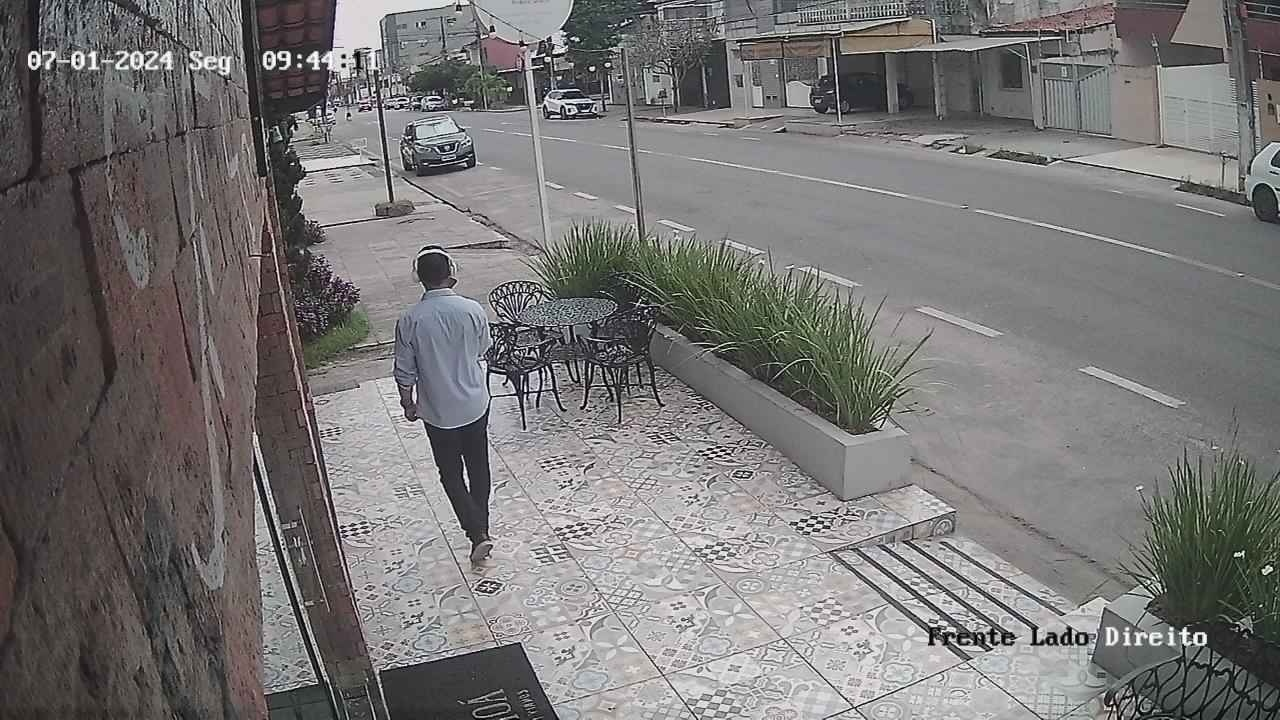
#> input picture img/img_1.jpg, 1280 x 720 px
$ python main.py
#> lines starting #> are read from the running program, lines starting #| are printed output that depends on the picture; long printed decimals are rounded
import cv2, numpy
from skimage.metrics import (
   structural_similarity as ssim,
)

def between_images(img_A : str, img_B : str) -> float:
#> called with img_A = './img/img_1.jpg', img_B = './img/img_2.jpg'
   try:
      """
         Analisa o Índice de Similaridade Estrutural (SSIM) entre Duas imagens

         Args:
            - img_A, img_B: imagens (filename) com dimensões iguais

         Return:
            - Valor Float SSIM entre 0 e 1 -> [+Distinto] 0 < SSIM < 1 [+Parecido]
      """

      score, diff = ssim(
         cv2.imread(fr'{img_A}', cv2.IMREAD_GRAYSCALE),
         cv2.imread(fr'{img_B}', cv2.IMREAD_GRAYSCALE),
         full=True,
         data_range=(255)
      )
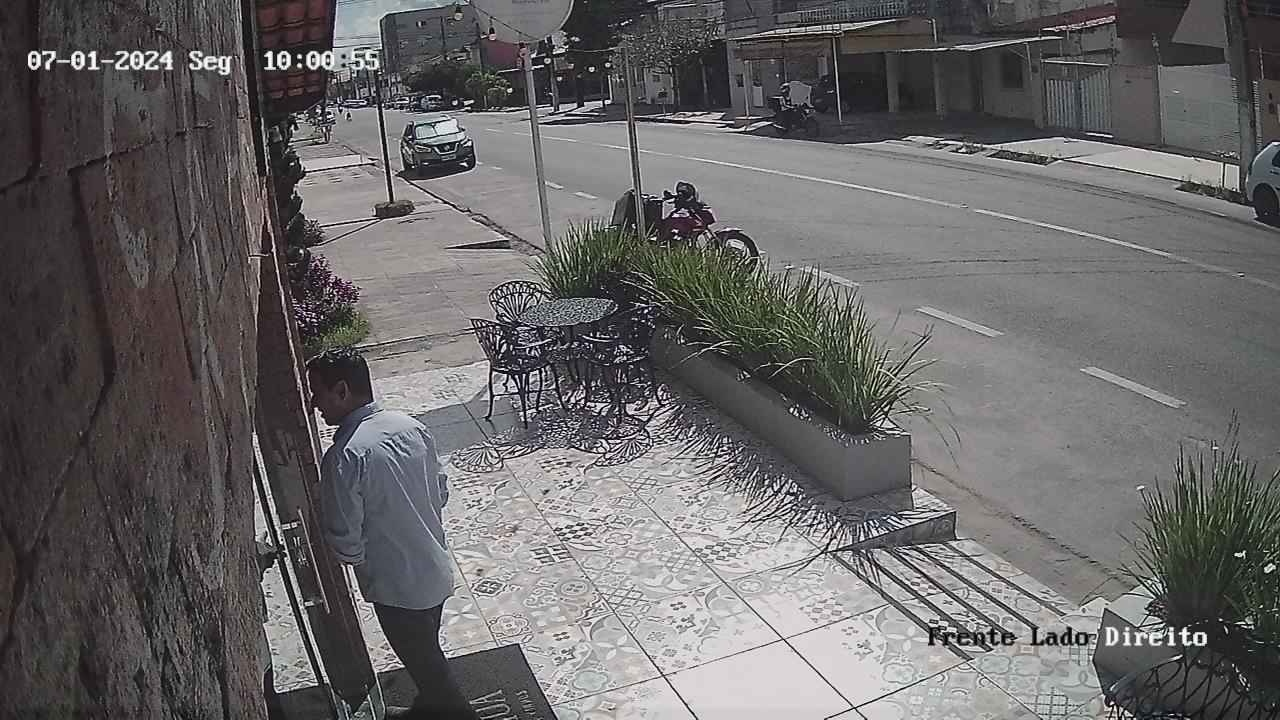
#> input picture img/img_2.jpg, 1280 x 720 px
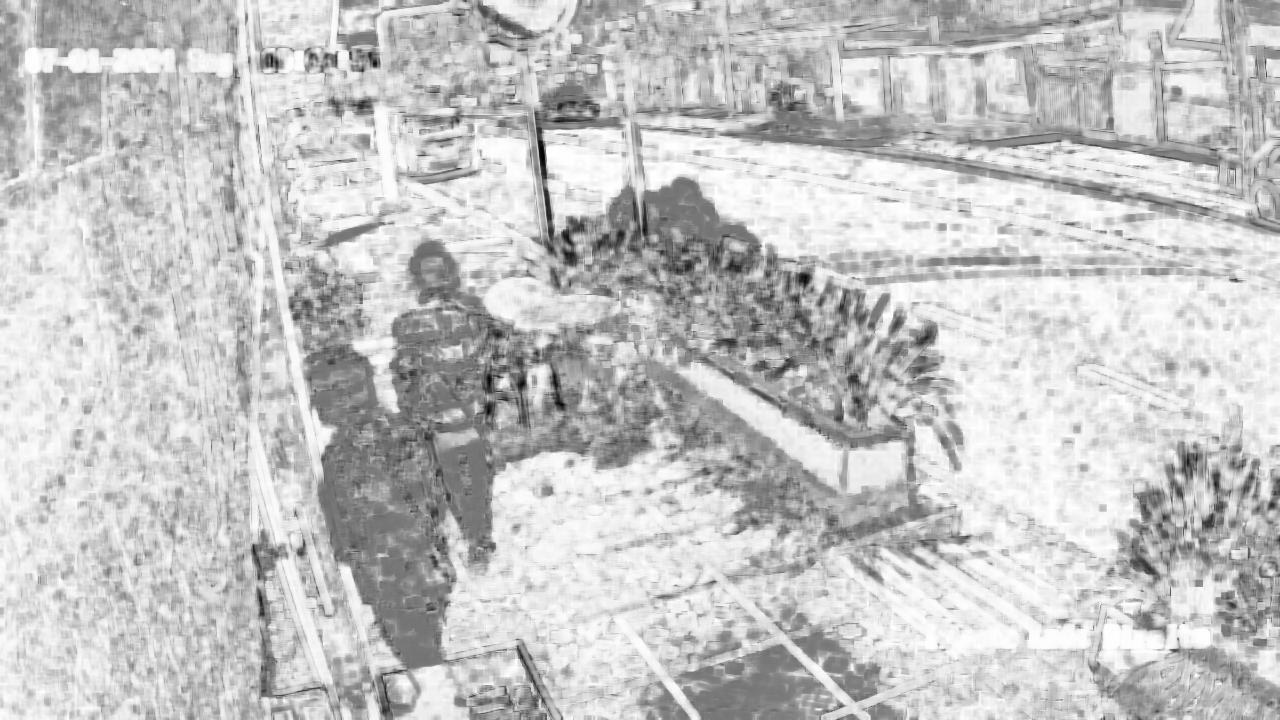
#> diff: shape (720, 1280) float64; min -0.83, max 1, mean 0.587; drawn with min black and max white
#> score = 0.587

      print(f"SSIM: {score:.2f}")
#| SSIM: 0.59

      mt = cv2.matchTemplate(
         cv2.imread(img_A, cv2.IMREAD_GRAYSCALE),
         cv2.imread(img_B, cv2.IMREAD_GRAYSCALE),
         cv2.TM_CCOEFF_NORMED
      )
#> mt = [0.757]
      print(f"cv2.matchTemplate: {mt[0][0]:.2f}")
#| cv2.matchTemplate: 0.76

      cv2.imshow("diff", cv2.resize(diff, (0,0), fx=0.5, fy=0.5))
      cv2.waitKey(0)
      cv2.destroyAllWindows()

      return mt
   except Exception as error:
      return error

num_SSIM = between_images("./img/img_1.jpg", "./img/img_2.jpg")
#> num_SSIM = [0.757]

print(f"Validate: {num_SSIM}")
#| Validate: [[0.7573]]
